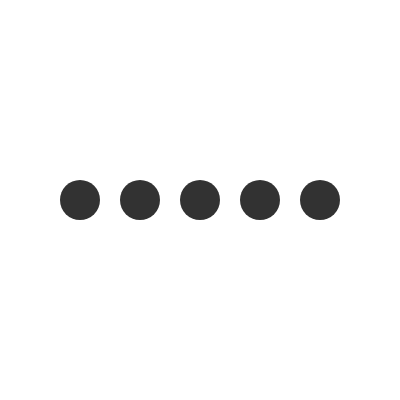
Frame 1 (no input)
Frame 2 (the mouse pressed at the canvas centre, redrawn once): identical to frame 1, image omitted

The p5.js sketch that drew this single still picture (run headless with seeded random() and noise() and a simulated clock; the mouse was pressed at the canvas centre and the sketch redrawn once):

// p5.js sketch
// ── sketch.js
let ypos = 200;
let xpos = 80;
let xstep = 60;

function setup() {
  createCanvas(400, 400);
  noLoop();
}

function draw() {
  background(255);
  fill(50);
  noStroke();

  for (let i = 0; i < 5; i++) {
    ellipse(xpos + (xstep * i), ypos, 40, 40);
  }
}
